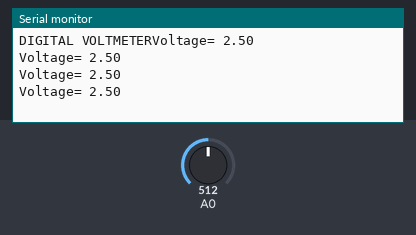
Bench run of a sketch on a simulated Arduino Uno, built with avr-gcc and run on an emulated ATmega328P. On the bench: the last lines printed to the serial monitor. The inputs (shaded band) are chosen by the test bench; at power-on: A0 = 512.

Above: at 1.2 s.
1.3 s: A0 set to 716
At 1.71 s:
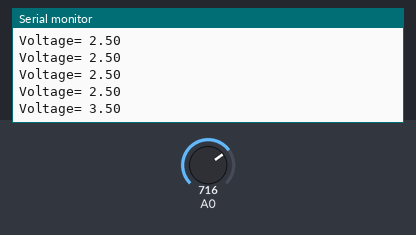
2.8 s: A0 set to 900
At 2.91 s:
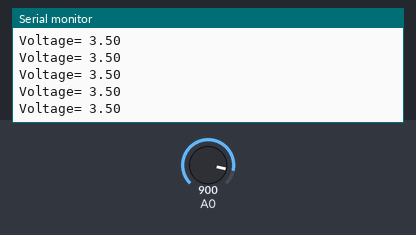
Timing chart, 0 to 5.8 s (numbered marks = the images above; inputs shaded):
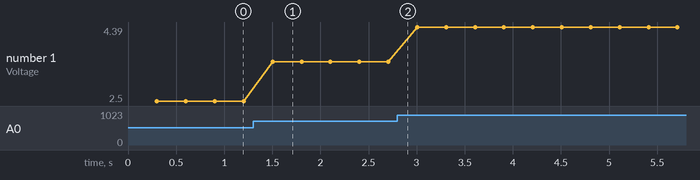

The sketch:

location3_https.ino
```cpp
float input_voltage = 0.0;
float temp=0.0;


void setup()
{
   Serial.begin(9600);     //  opens serial port, sets data rate to 9600 bps
   Serial.print("DIGITAL VOLTMETER");
}
void loop()
{

//Conversion formula for voltage

   int analog_value = analogRead(A0);
   input_voltage = (analog_value * 5.0) / 1024.0;


   if (input_voltage < 0.1)
   {
     input_voltage=0.0;
   }

    Serial.print("Voltage= ");
    Serial.println(input_voltage);
    delay(300);
}
```

Measured:
- after the input at 1.3 s, the serial monitor: prints a new line after 0.20 s (image 1)
- plotted number 1: 2.5 → 3.5 after the input at 1.3 s, 3.5 → 4.39 after the input at 2.8 s
